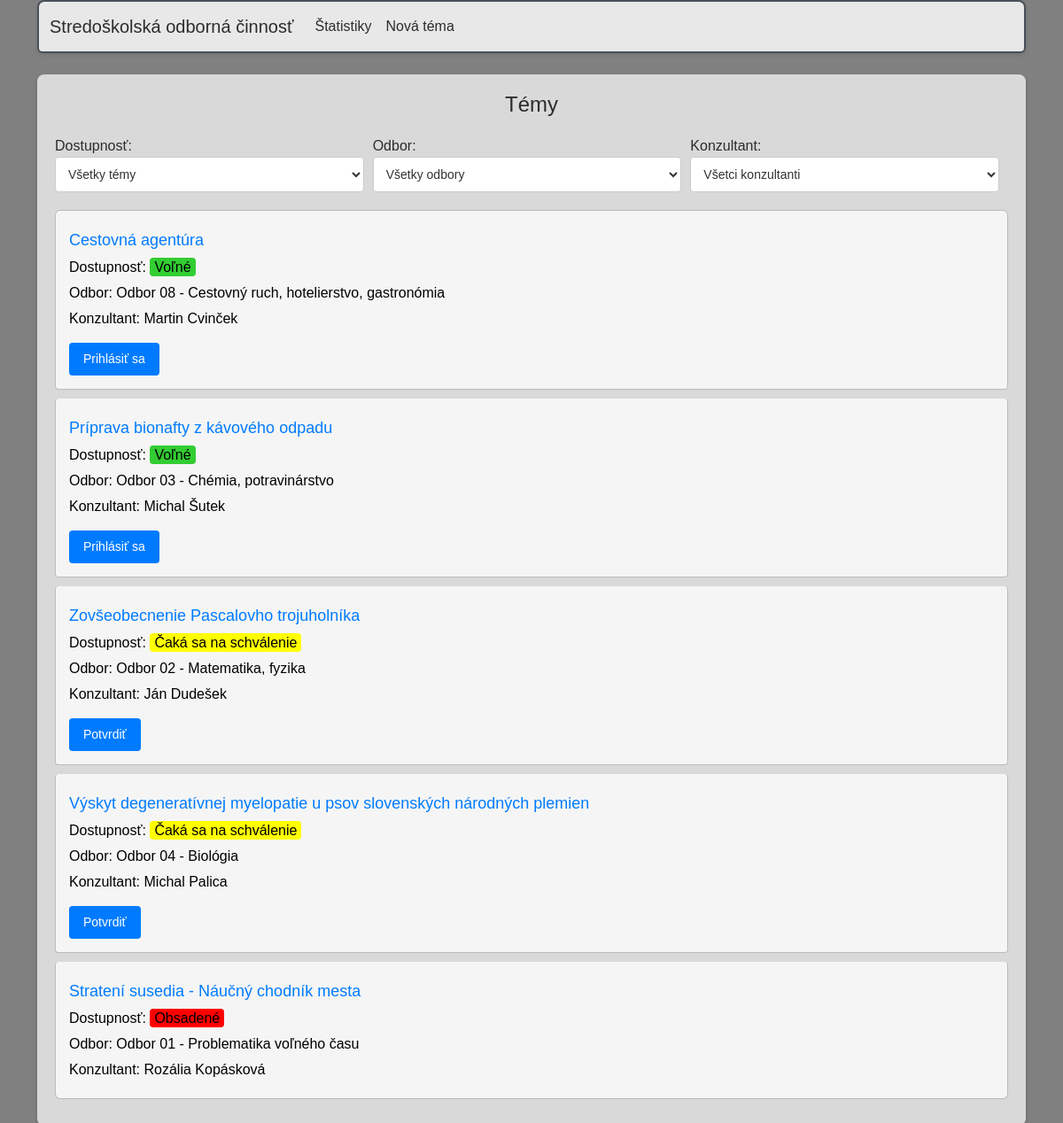
The app's page /soc/ with its own data.
### soc/models.py (models this page shows, shortened)
class Tema(models.Model):
    nazov = models.CharField(max_length=40)
    popis = models.TextField()
    konzultant = models.ForeignKey(Ucitel, on_delete=models.SET_NULL, null=True)
    student = models.ForeignKey(Student, on_delete=models.SET_NULL, null=True, blank=True)
    odbor = models.ForeignKey(Odbor, on_delete=models.SET_NULL, null=True)
    dostupnost = models.ForeignKey(Dostupnost, on_delete=models.SET_NULL, null=True)
    pocet_konzultacii = models.IntegerField()
    class Meta:
        verbose_name = "Téma"
        verbose_name_plural = "Témy"

class Dostupnost(models.Model):
    nazov = models.CharField(max_length = 25)
    class Meta:
        verbose_name = "Dostupnosť"
        verbose_name_plural = "Dostupnosť"

class Odbor(models.Model):
    nazov = models.CharField(max_length=80)
    def __str__(self):
        return f"{self.nazov}"
    class Meta:
        verbose_name = "Odbor"
        verbose_name_plural = "Odbory"

class Ucitel(models.Model):
    meno = models.CharField(max_length=20)
    priezvisko = models.CharField(max_length=20)
    email = models.EmailField(max_length = 254)
    heslo = models.CharField(max_length=32)
    def __str__(self):
        return f"{self.meno} {self.priezvisko}"
    class Meta:
        verbose_name = "Učiteľ"
        verbose_name_plural = "Učitelia"
        ordering = ["priezvisko"]

### soc/views.py (the view)
# urls.py: path('', views.vypis_temy, name='soc'),
def vypis_temy(request):
    temy = Tema.objects.all().order_by("dostupnost")
    konzultanti = Ucitel.objects.filter()
    odbory = Odbor.objects.all()
    dostupnost = Dostupnost.objects.all()
    return render(request, "soc/index.html", {"temy":temy, "konzultanti":konzultanti, "odbory":odbory, "dostupnost":dostupnost})

### soc/templates/soc/index.html (shortened to what this page needs)
{% extends "base.html" %}
{% block content %}
{% load static %}
<link rel="stylesheet" href="{% static 'soc/style_index.css' %}">
<div class="container tp-3">
    <h2>Témy</h2>
    <div class="filter-section">
        <div class="filter-dropdown">
            <label for="filter-select">Dostupnosť:</label>
            <select id="filter-select" onchange="filterThemes()">
                <option value="all">Všetky témy</option>
            </select>
        </div>
        <div class="filter-dropdown">
            <label for="filter-odbor">Odbor:</label>
            <select id="filter-odbor" onchange="filterThemes()">
                <option value="all">Všetky odbory</option>
            </select>
        </div>
        <div class="filter-dropdown">
            <label for="filter-konzultant">Konzultant:</label>
            <select id="filter-konzultant" onchange="filterThemes()">
                <option value="all">Všetci konzultanti</option>
            </select>
        </div>
    </div>
    <ul class="list-group" id="temy-list">
        {% if temy %}
            {% for tema in temy %}
                <li class="list-group-item tema-item"
                    data-dostupnost="{{ tema.dostupnost.id }}"
                    data-odbor="{{ tema.odbor.id }}"
                    data-konzultant="{{ tema.konzultant.id }}">
                    <p><a class="link-offset-2 link-underline link-underline-opacity-0" href="{% url 'tema' tema=tema.id %}">{{ tema.nazov }}</a></p>
                    <p>Dostupnosť: <span class="dostupnost-label">{{ tema.dostupnost.nazov }}</span></p>
                    <p>Odbor: {{ tema.odbor }}</p>
                    {% if tema.konzultant %}
                        <p>Konzultant: {{ tema.konzultant }}</p>
                    {% endif %}
                    {% if tema.dostupnost.id == 1 %}
                        <button>Prihlásiť sa</button>
                    {% elif tema.dostupnost.id == 2 %}
                        <button>Potvrdiť</button>
                    {% endif %}
                </li>
            {% endfor %}
        {% endif %}
    </ul>
</div>
{% endblock %}

### soc/static/soc/style_index.css (style rules this page uses)
body { font-family: Arial, sans-serif; color: #2c2c2c; background-color: #808080; margin: 0; padding: 20px; }
.container.tp-3 { background-color: #d9d9d9; padding: 20px; border-radius: 8px; box-shadow: 0 2px 4px rgba(0, 0, 0, 0.2); }
h2 { text-align: center; color: #2c2c2c; font-size: 24px; margin-bottom: 20px; }
ul.list-group { padding: 0; list-style-type: none; }
li.list-group-item { background-color: #f5f5f5; padding: 15px; margin-bottom: 10px; border: 1px solid #bbb; border-radius: 4px; }
li.list-group-item a { color: #007bff; text-decoration: none; font-size: 18px; }
p { margin: 0 0 10px 0; color: black; }
button { background-color: #2c2c2c; color: #ffffff; padding: 10px; border: none; border-radius: 4px; cursor: pointer; font-size: 16px; margin-top: 10px; }
.filter-section { display: flex; justify-content: space-between; align-items: center; margin-bottom: 20px; }
.filter-dropdown { flex: 1; margin-right: 10px; }
.filter-dropdown select { width: 100%; padding: 10px; border: 1px solid #ccc; border-radius: 4px; box-sizing: border-box; background-color: #fff; color: #333; font-size: 14px; }
ul.list-group { list-style-type: none; padding: 0; }
.list-group-item { background-color: #fff; border: 1px solid #ddd; border-radius: 4px; padding: 10px; margin-bottom: 10px; }
.list-group-item p { margin: 5px 0; }
.list-group-item button { background-color: #007bff; color: #fff; border: none; border-radius: 4px; padding: 8px 16px; cursor: pointer; font-size: 14px; }
.list-group-item .dostupnost-label { padding: 2px 5px; border-radius: 4px; }
.list-group-item .volne { background-color: limegreen; }
.list-group-item .cakajuce { background-color: yellow; }
.list-group-item .obsadene { background-color: red; }

### records on screen
Tema: nazov "Cestovná agentúra", dostupnost.nazov "Voľné", odbor "Odbor 08 - Cestovný ruch, hotelierstvo, gastronómia", konzultant "Martin Cvinček", shows "Prihlásiť sa"
Tema: nazov "Príprava bionafty z kávového odpadu", dostupnost.nazov "Voľné", odbor "Odbor 03 - Chémia, potravinárstvo", konzultant "Michal Šutek", shows "Prihlásiť sa"
Tema: nazov "Zovšeobecnenie Pascalovho trojuholníka", dostupnost.nazov "Čaká sa na schválenie", odbor "Odbor 02 - Matematika, fyzika", konzultant "Ján Dudešek", shows "Potvrdiť"
Tema: nazov "Výskyt degeneratívnej myelopatie u psov slovenských národných plemien", dostupnost.nazov "Čaká sa na schválenie", odbor "Odbor 04 - Biológia", konzultant "Michal Palica", shows "Potvrdiť"
Tema: nazov "Stratení susedia - Náučný chodník mesta", dostupnost.nazov "Obsadené", odbor "Odbor 01 - Problematika voľného času", konzultant "Rozália Kopásková"
